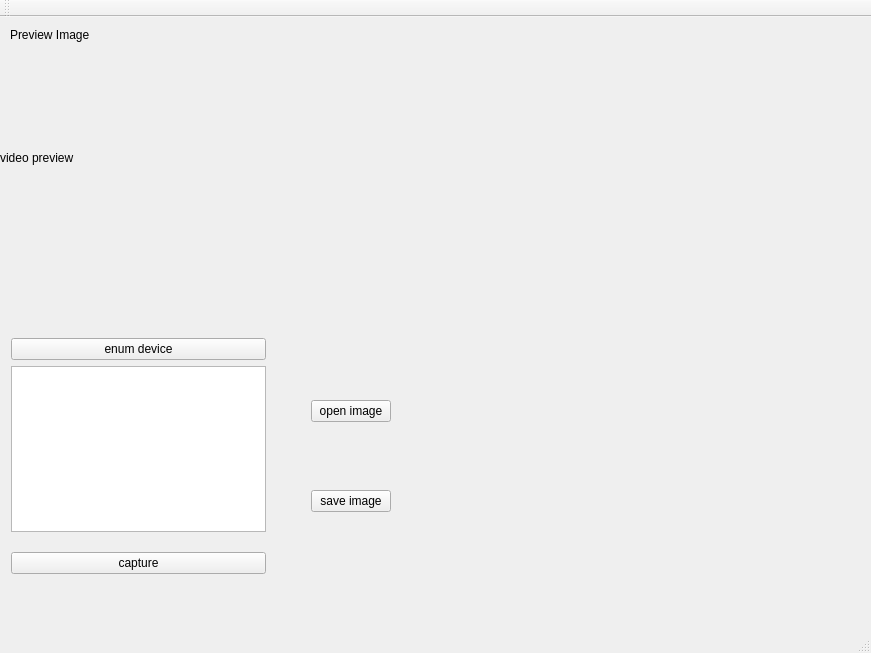
<?xml version="1.0" encoding="UTF-8"?>
<ui version="4.0">
 <class>MainWindow</class>
 <widget class="QMainWindow" name="MainWindow">
  <property name="geometry">
   <rect>
    <x>0</x>
    <y>0</y>
    <width>871</width>
    <height>653</height>
   </rect>
  </property>
  <property name="windowTitle">
   <string>MainWindow</string>
  </property>
  <widget class="QWidget" name="centralWidget">
   <widget class="QLabel" name="label">
    <property name="geometry">
     <rect>
      <x>0</x>
      <y>30</y>
      <width>331</width>
      <height>221</height>
     </rect>
    </property>
    <property name="text">
     <string>video preview</string>
    </property>
   </widget>
   <widget class="QWidget" name="layoutWidget">
    <property name="geometry">
     <rect>
      <x>0</x>
      <y>310</y>
      <width>402</width>
      <height>258</height>
     </rect>
    </property>
    <layout class="QHBoxLayout" name="horizontalLayout_2">
     <item>
      <layout class="QVBoxLayout" name="verticalLayout">
       <item>
        <widget class="QPushButton" name="pushButton_2">
         <property name="text">
          <string>enum device</string>
         </property>
        </widget>
       </item>
       <item>
        <widget class="QTextEdit" name="textEdit"/>
       </item>
       <item>
        <spacer name="verticalSpacer">
         <property name="orientation">
          <enum>Qt::Vertical</enum>
         </property>
         <property name="sizeHint" stdset="0">
          <size>
           <width>20</width>
           <height>40</height>
          </size>
         </property>
        </spacer>
       </item>
       <item>
        <widget class="QPushButton" name="pushButton">
         <property name="text">
          <string>capture</string>
         </property>
        </widget>
       </item>
      </layout>
     </item>
     <item>
      <spacer name="horizontalSpacer">
       <property name="orientation">
        <enum>Qt::Horizontal</enum>
       </property>
       <property name="sizeHint" stdset="0">
        <size>
         <width>40</width>
         <height>20</height>
        </size>
       </property>
      </spacer>
     </item>
     <item>
      <layout class="QVBoxLayout" name="verticalLayout_2">
       <item>
        <widget class="QPushButton" name="pushButton_3">
         <property name="text">
          <string>open image</string>
         </property>
        </widget>
       </item>
       <item>
        <widget class="QPushButton" name="pushButton_4">
         <property name="text">
          <string>save image</string>
         </property>
        </widget>
       </item>
      </layout>
     </item>
    </layout>
   </widget>
   <widget class="QLabel" name="label_2">
    <property name="geometry">
     <rect>
      <x>10</x>
      <y>10</y>
      <width>131</width>
      <height>16</height>
     </rect>
    </property>
    <property name="text">
     <string>Preview Image</string>
    </property>
   </widget>
  </widget>
  <widget class="QMenuBar" name="menuBar">
   <property name="geometry">
    <rect>
     <x>0</x>
     <y>0</y>
     <width>871</width>
     <height>22</height>
    </rect>
   </property>
  </widget>
  <widget class="QToolBar" name="mainToolBar">
   <attribute name="toolBarArea">
    <enum>TopToolBarArea</enum>
   </attribute>
   <attribute name="toolBarBreak">
    <bool>false</bool>
   </attribute>
  </widget>
  <widget class="QStatusBar" name="statusBar"/>
 </widget>
 <layoutdefault spacing="6" margin="11"/>
 <resources/>
 <connections/>
</ui>
